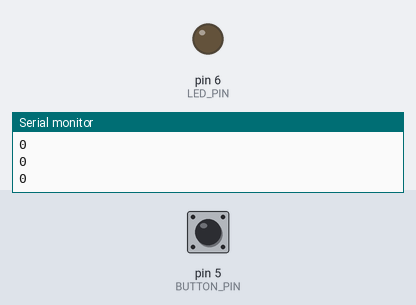
A sketch run on a simulated Arduino Uno, built with avr-gcc and run on an emulated ATmega328P. Shown: output pins drawn as LEDs (lit = HIGH), the last lines printed to the serial monitor. The inputs (shaded band) are chosen by the test bench; at power-on: pin 5 (BUTTON_PIN) HIGH.

Above: at 1.2 s.
1.3 s: pin 5 (BUTTON_PIN) pulled LOW for 0.15 s
At 1.42 s:
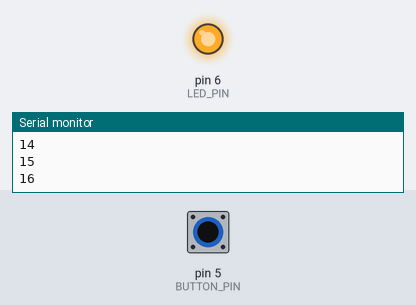
3.0 s: pin 5 (BUTTON_PIN) pulled LOW for 1 s
At 5.3 s:
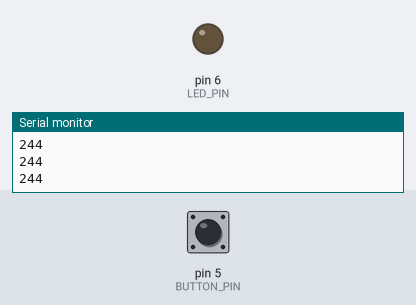
Timing chart, 0 to 6.8 s (numbered marks = the images above; inputs shaded):
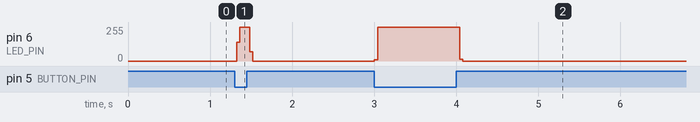

The sketch:

lab4.ino
```cpp
const int BUTTON_PIN = 5;
const int LED_PIN = 6;

int buttonPressCount = 0;
byte lastButtonState = LOW;

// long: [-2mil, 2mil]; int[-32000, 32000]
unsigned long lastReading;
// The amount of time we want the button to be pressed.
unsigned int debounceTime = 50;

void setup() {
  Serial.begin(9600);

  // pinMode(BUTTON_PIN, INPUT);
  pinMode(LED_PIN, OUTPUT);
  pinMode(BUTTON_PIN, INPUT_PULLUP);
}

void loop() {
  // PULLDOWN
  // byte buttonState = digitalRead(BUTTON_PIN);
  // Serial.println(buttonState);
  // digitalWrite(LED_PIN, buttonState);
  // delay(1);


  // PULLUP
  // byte buttonState = digitalRead(BUTTON_PIN);
  // byte isButtonOn = !buttonState;
  // Serial.println(isButtonOn);
  // digitalWrite(LED_PIN, isButtonOn);
  // delay(1);

  // INPUT_PULLUP
  byte buttonState = digitalRead(BUTTON_PIN);
  byte isButtonOn = !buttonState;

  // if (buttonState != lastButtonState) {
  //   // Fie a fost apasat, fie a fost ridicat.
  //   // Just pressed the button.
  //   if (isButtonOn) {
  //     buttonPressCount++;
  //   } else {
  //     // Just released the button.
  //   }

  //   lastButtonState = buttonState;
  // }

  if (buttonState != lastButtonState) {
    // The state has changed.

    lastButtonState = buttonState;
    lastReading = millis();
  }


  // Starea s a pastrat in ultimele 50ms(`debounceTime`).
  if (millis() - lastButtonState >= debounceTime) {
    // Just pressed.
    if (buttonState == LOW) {
      buttonPressCount++;
    } else {
      // Just released.
    }
  }
  digitalWrite(LED_PIN, !isButtonOn);


  digitalWrite(LED_PIN, isButtonOn);
  Serial.println(buttonPressCount);
  delay(1);
}
```

Measured:
- after the input at 1.3 s, pin 6 (LED_PIN): 0/255 → 255/255 at once, → 0/255 0.16 s later
- after the input at 3.0 s, pin 6 (LED_PIN): 0/255 → 255/255 at once, → 0/255 1.0 s later
